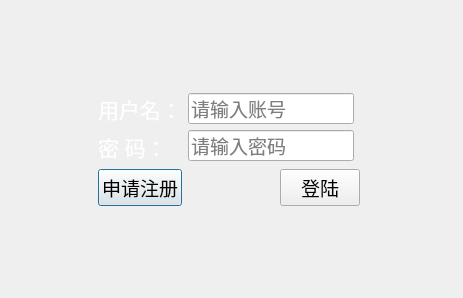
<?xml version="1.0" encoding="UTF-8"?>
<ui version="4.0">
 <class>logindialog</class>
 <widget class="QDialog" name="logindialog">
  <property name="geometry">
   <rect>
    <x>0</x>
    <y>0</y>
    <width>463</width>
    <height>298</height>
   </rect>
  </property>
  <property name="font">
   <font>
    <pointsize>14</pointsize>
   </font>
  </property>
  <property name="windowTitle">
   <string>登陆界面</string>
  </property>
  <property name="styleSheet">
   <string notr="true">QDialog{border-image: url(:/loading.jpg);}</string>
  </property>
  <layout class="QGridLayout" name="gridLayout">
   <item row="0" column="2">
    <spacer name="verticalSpacer">
     <property name="orientation">
      <enum>Qt::Vertical</enum>
     </property>
     <property name="sizeHint" stdset="0">
      <size>
       <width>20</width>
       <height>4</height>
      </size>
     </property>
    </spacer>
   </item>
   <item row="1" column="0">
    <spacer name="horizontalSpacer_4">
     <property name="orientation">
      <enum>Qt::Horizontal</enum>
     </property>
     <property name="sizeHint" stdset="0">
      <size>
       <width>92</width>
       <height>20</height>
      </size>
     </property>
    </spacer>
   </item>
   <item row="1" column="1" colspan="2">
    <layout class="QHBoxLayout" name="horizontalLayout">
     <item>
      <layout class="QVBoxLayout" name="verticalLayout_2">
       <item>
        <widget class="QLabel" name="label">
         <property name="text">
          <string>&lt;!DOCTYPE HTML PUBLIC &quot;-//W3C//DTD HTML 4.0//EN&quot; &quot;http://www.w3.org/TR/REC-html40/strict.dtd&quot;&gt;
&lt;html&gt;&lt;head&gt;&lt;meta name=&quot;qrichtext&quot; content=&quot;1&quot; /&gt;&lt;style type=&quot;text/css&quot;&gt;
p, li { white-space: pre-wrap; }
&lt;/style&gt;&lt;/head&gt;&lt;body style=&quot; font-family:'Ubuntu'; font-size:11pt; font-weight:400; font-style:normal;&quot;&gt;
&lt;p style=&quot; margin-top:0px; margin-bottom:0px; margin-left:0px; margin-right:0px; -qt-block-indent:0; text-indent:0px;&quot;&gt;&lt;span style=&quot; font-family:'Ubuntu'; font-size:16pt; color:#ffffff;&quot;&gt;用户名：&lt;/span&gt;&lt;/p&gt;&lt;/body&gt;&lt;/html&gt;</string>
         </property>
        </widget>
       </item>
       <item>
        <widget class="QLabel" name="label_2">
         <property name="text">
          <string>&lt;html&gt;&lt;head/&gt;&lt;body&gt;&lt;p&gt;&lt;span style=&quot; font-size:16pt; color:#ffffff;&quot;&gt;密 码：&lt;/span&gt;&lt;/p&gt;&lt;/body&gt;&lt;/html&gt;</string>
         </property>
        </widget>
       </item>
      </layout>
     </item>
     <item>
      <layout class="QVBoxLayout" name="verticalLayout">
       <item>
        <widget class="QLineEdit" name="m_usernameEdit">
         <property name="statusTip">
          <string/>
         </property>
         <property name="accessibleName">
          <string/>
         </property>
         <property name="placeholderText">
          <string>请输入账号</string>
         </property>
        </widget>
       </item>
       <item>
        <widget class="QLineEdit" name="m_passwordEdit">
         <property name="echoMode">
          <enum>QLineEdit::Password</enum>
         </property>
         <property name="placeholderText">
          <string>请输入密码</string>
         </property>
        </widget>
       </item>
      </layout>
     </item>
    </layout>
   </item>
   <item row="1" column="3" colspan="2">
    <spacer name="horizontalSpacer_5">
     <property name="orientation">
      <enum>Qt::Horizontal</enum>
     </property>
     <property name="sizeHint" stdset="0">
      <size>
       <width>97</width>
       <height>20</height>
      </size>
     </property>
    </spacer>
   </item>
   <item row="2" column="0">
    <spacer name="horizontalSpacer">
     <property name="orientation">
      <enum>Qt::Horizontal</enum>
     </property>
     <property name="sizeHint" stdset="0">
      <size>
       <width>92</width>
       <height>20</height>
      </size>
     </property>
    </spacer>
   </item>
   <item row="2" column="1" colspan="3">
    <layout class="QHBoxLayout" name="horizontalLayout_2">
     <item>
      <widget class="QPushButton" name="zuce">
       <property name="text">
        <string>申请注册</string>
       </property>
      </widget>
     </item>
     <item>
      <spacer name="horizontalSpacer_3">
       <property name="orientation">
        <enum>Qt::Horizontal</enum>
       </property>
       <property name="sizeHint" stdset="0">
        <size>
         <width>40</width>
         <height>20</height>
        </size>
       </property>
      </spacer>
     </item>
     <item>
      <widget class="QPushButton" name="denglu">
       <property name="text">
        <string>登陆</string>
       </property>
      </widget>
     </item>
    </layout>
   </item>
   <item row="2" column="4">
    <spacer name="horizontalSpacer_2">
     <property name="orientation">
      <enum>Qt::Horizontal</enum>
     </property>
     <property name="sizeHint" stdset="0">
      <size>
       <width>91</width>
       <height>20</height>
      </size>
     </property>
    </spacer>
   </item>
   <item row="3" column="1">
    <spacer name="verticalSpacer_2">
     <property name="orientation">
      <enum>Qt::Vertical</enum>
     </property>
     <property name="sizeHint" stdset="0">
      <size>
       <width>20</width>
       <height>5</height>
      </size>
     </property>
    </spacer>
   </item>
  </layout>
 </widget>
 <resources/>
 <connections/>
</ui>
